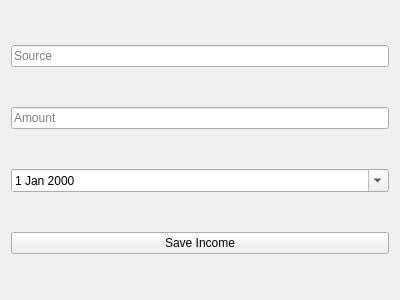
<?xml version="1.0" encoding="UTF-8"?>
<ui version="4.0">
 <class>IncomeEntry</class>
 <widget class="QWidget" name="IncomeEntry">
  <property name="geometry">
   <rect>
    <x>0</x>
    <y>0</y>
    <width>400</width>
    <height>300</height>
   </rect>
  </property>
  <property name="windowTitle">
   <string>Income Entry</string>
  </property>
  <layout class="QVBoxLayout" name="verticalLayout">
    <item>
     <widget class="QLineEdit" name="sourceLineEdit">
      <property name="placeholderText">
       <string>Source</string>
      </property>
     </widget>
    </item>
    <item>
     <widget class="QLineEdit" name="amountLineEdit">
      <property name="placeholderText">
       <string>Amount</string>
      </property>
     </widget>
    </item>
    <item>
     <widget class="QDateEdit" name="dateEdit">
      <property name="calendarPopup">
       <bool>true</bool>
      </property>
      <property name="date">
       <date>2024-12-16</date>
      </property>
     </widget>
    </item>
    <item>
     <widget class="QPushButton" name="saveIncomeButton">
      <property name="text">
       <string>Save Income</string>
      </property>
     </widget>
    </item>
  </layout>
 </widget>
 <resources/>
 <connections/>
</ui>
